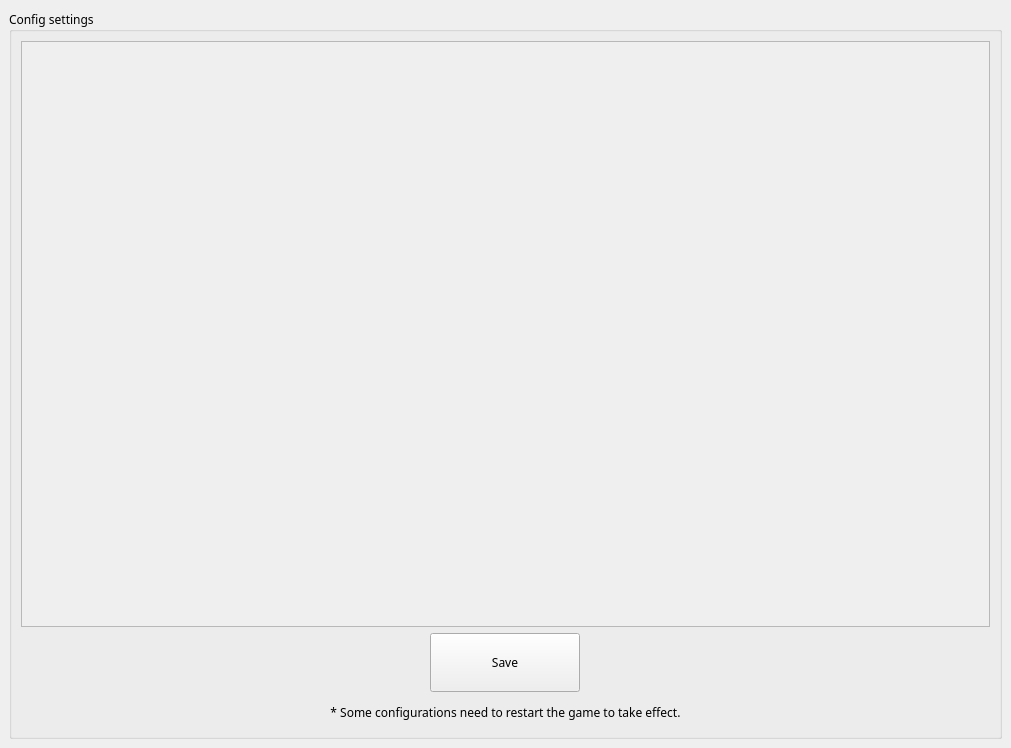
<?xml version="1.0" encoding="UTF-8"?>
<ui version="4.0">
 <class>MainWindow</class>
 <widget class="QMainWindow" name="MainWindow">
  <property name="geometry">
   <rect>
    <x>0</x>
    <y>0</y>
    <width>1011</width>
    <height>748</height>
   </rect>
  </property>
  <property name="font">
   <font>
    <family>Microsoft YaHei</family>
   </font>
  </property>
  <property name="windowTitle">
   <string>config - Trainers-Legend-G</string>
  </property>
  <widget class="QWidget" name="centralwidget">
   <layout class="QVBoxLayout" name="verticalLayout">
    <item>
     <widget class="QGroupBox" name="groupBox">
      <property name="title">
       <string>Config settings</string>
      </property>
      <property name="alignment">
       <set>Qt::AlignLeading|Qt::AlignLeft|Qt::AlignVCenter</set>
      </property>
      <layout class="QVBoxLayout" name="verticalLayout_2" stretch="20,2,1">
       <item>
        <widget class="QScrollArea" name="scrollArea_config">
         <property name="widgetResizable">
          <bool>true</bool>
         </property>
         <widget class="QWidget" name="scrollAreaWidgetContents">
          <property name="geometry">
           <rect>
            <x>0</x>
            <y>0</y>
            <width>963</width>
            <height>579</height>
           </rect>
          </property>
         </widget>
        </widget>
       </item>
       <item>
        <layout class="QHBoxLayout" name="horizontalLayout">
         <item>
          <widget class="QPushButton" name="pushButton_save">
           <property name="maximumSize">
            <size>
             <width>150</width>
             <height>10000</height>
            </size>
           </property>
           <property name="text">
            <string>Save</string>
           </property>
          </widget>
         </item>
        </layout>
       </item>
       <item>
        <widget class="QLabel" name="label">
         <property name="text">
          <string>* Some configurations need to restart the game to take effect.</string>
         </property>
         <property name="alignment">
          <set>Qt::AlignCenter</set>
         </property>
        </widget>
       </item>
      </layout>
     </widget>
    </item>
   </layout>
  </widget>
 </widget>
 <resources/>
 <connections/>
</ui>
